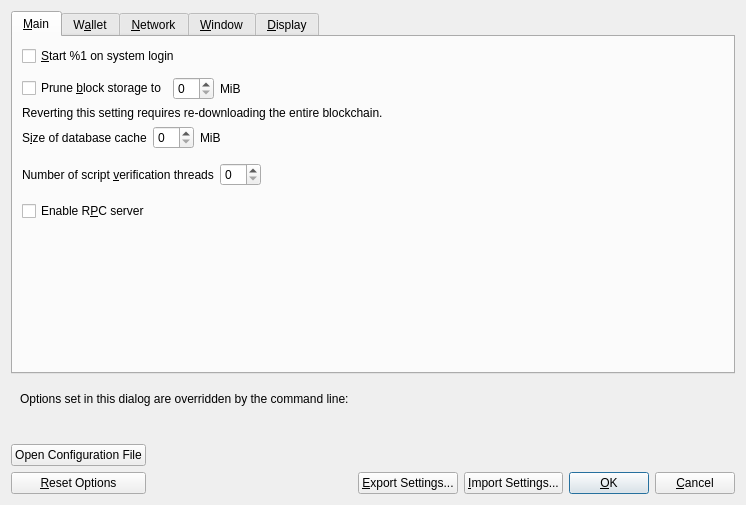
<?xml version="1.0" encoding="UTF-8"?>
<ui version="4.0">
 <class>OptionsDialog</class>
 <widget class="QDialog" name="OptionsDialog">
  <property name="geometry">
   <rect>
    <x>0</x>
    <y>0</y>
    <width>560</width>
    <height>440</height>
   </rect>
  </property>
  <property name="windowTitle">
   <string>Options</string>
  </property>
  <property name="modal">
   <bool>true</bool>
  </property>
  <layout class="QVBoxLayout" name="verticalLayout">
   <item>
    <widget class="QTabWidget" name="tabWidget">
     <property name="currentIndex">
      <number>0</number>
     </property>
     <widget class="QWidget" name="tabMain">
      <attribute name="title">
       <string>&amp;Main</string>
      </attribute>
      <layout class="QVBoxLayout" name="verticalLayout_Main">
       <item>
        <widget class="QCheckBox" name="bitcoinAtStartup">
         <property name="toolTip">
          <string>Automatically start %1 after logging in to the system.</string>
         </property>
         <property name="text">
          <string>&amp;Start %1 on system login</string>
         </property>
        </widget>
       </item>
       <item>
        <spacer name="horizontalSpacer_0_Main">
         <property name="orientation">
          <enum>Qt::Horizontal</enum>
         </property>
         <property name="sizeHint" stdset="0">
          <size>
           <width>40</width>
           <height>5</height>
          </size>
         </property>
        </spacer>
       </item>
       <item>
        <layout class="QHBoxLayout" name="horizontalLayout_Main_Prune">
         <item>
          <widget class="QCheckBox" name="prune">
           <property name="toolTip">
            <string>Enabling pruning significantly reduces the disk space required to store transactions. All blocks are still fully validated. Reverting this setting requires re-downloading the entire blockchain.</string>
           </property>
           <property name="text">
            <string>Prune &amp;block storage to</string>
           </property>
          </widget>
         </item>
         <item>
          <widget class="QSpinBox" name="pruneSizeMiB"/>
         </item>
         <item>
          <widget class="QLabel" name="pruneSizeUnitLabel">
           <property name="text">
            <string>MiB</string>
           </property>
           <property name="textFormat">
            <enum>Qt::PlainText</enum>
           </property>
          </widget>
         </item>
         <item>
          <spacer name="horizontalSpacer_Main_Prune">
           <property name="orientation">
            <enum>Qt::Horizontal</enum>
           </property>
           <property name="sizeHint" stdset="0">
            <size>
             <width>40</width>
             <height>20</height>
            </size>
           </property>
          </spacer>
         </item>
        </layout>
       </item>
       <item>
        <widget class="QLabel" name="pruneWarning">
         <property name="text">
          <string>Reverting this setting requires re-downloading the entire blockchain.</string>
         </property>
         <property name="textFormat">
          <enum>Qt::PlainText</enum>
         </property>
        </widget>
       </item>
       <item>
        <layout class="QHBoxLayout" name="horizontalLayout_2_Main">
         <item>
          <widget class="QLabel" name="databaseCacheLabel">
           <property name="toolTip">
            <string extracomment="Tooltip text for Options window setting that sets the size of the database cache. Explains the corresponding effects of increasing/decreasing this value.">Maximum database cache size. A larger cache can contribute to faster sync, after which the benefit is less pronounced for most use cases. Lowering the cache size will reduce memory usage. Unused mempool memory is shared for this cache.</string>
           </property>
           <property name="text">
            <string>S&amp;ize of database cache</string>
           </property>
           <property name="textFormat">
            <enum>Qt::PlainText</enum>
           </property>
           <property name="buddy">
            <cstring>databaseCache</cstring>
           </property>
          </widget>
         </item>
         <item>
          <widget class="QSpinBox" name="databaseCache"/>
         </item>
         <item>
          <widget class="QLabel" name="databaseCacheUnitLabel">
           <property name="text">
            <string>MiB</string>
           </property>
           <property name="textFormat">
            <enum>Qt::PlainText</enum>
           </property>
          </widget>
         </item>
         <item>
          <spacer name="horizontalSpacer_2_Main">
           <property name="orientation">
            <enum>Qt::Horizontal</enum>
           </property>
           <property name="sizeHint" stdset="0">
            <size>
             <width>40</width>
             <height>20</height>
            </size>
           </property>
          </spacer>
         </item>
        </layout>
       </item>
       <item>
        <layout class="QHBoxLayout" name="horizontalLayout_Main_VerifyLabel">
         <item>
          <widget class="QLabel" name="threadsScriptVerifLabel">
           <property name="toolTip">
            <string extracomment="Tooltip text for Options window setting that sets the number of script verification threads. Explains that negative values mean to leave these many cores free to the system.">Set the number of script verification threads. Negative values correspond to the number of cores you want to leave free to the system.</string>
           </property>
           <property name="text">
            <string>Number of script &amp;verification threads</string>
           </property>
           <property name="textFormat">
            <enum>Qt::PlainText</enum>
           </property>
           <property name="buddy">
            <cstring>threadsScriptVerif</cstring>
           </property>
          </widget>
         </item>
         <item>
          <widget class="QSpinBox" name="threadsScriptVerif">
           <property name="toolTip">
            <string>(0 = auto, &lt;0 = leave that many cores free)</string>
           </property>
          </widget>
         </item>
         <item>
          <spacer name="horizontalSpacer_Main_Threads">
           <property name="orientation">
            <enum>Qt::Horizontal</enum>
           </property>
           <property name="sizeHint" stdset="0">
            <size>
             <width>40</width>
             <height>40</height>
            </size>
           </property>
          </spacer>
         </item>
        </layout>
       </item>
       <item>
        <widget class="QCheckBox" name="enableServer">
         <property name="toolTip">
          <string extracomment="Tooltip text for Options window setting that enables the RPC server.">This allows you or a third party tool to communicate with the node through command-line and JSON-RPC commands.</string>
         </property>
         <property name="text">
          <string extracomment="An Options window setting to enable the RPC server.">Enable R&amp;PC server</string>
         </property>
        </widget>
       </item>
       <item>
        <spacer name="verticalSpacer_Main">
         <property name="orientation">
          <enum>Qt::Vertical</enum>
         </property>
         <property name="sizeHint" stdset="0">
          <size>
           <width>20</width>
           <height>40</height>
          </size>
         </property>
        </spacer>
       </item>
      </layout>
     </widget>
     <widget class="QWidget" name="tabWallet">
      <attribute name="title">
       <string>W&amp;allet</string>
      </attribute>
      <layout class="QVBoxLayout" name="verticalLayout_Wallet">
       <item>
        <widget class="QCheckBox" name="subFeeFromAmount">
         <property name="toolTip">
          <string extracomment="Tooltip text for Options window setting that sets subtracting the fee from a sending amount as default.">Whether to set subtract fee from amount as default or not.</string>
         </property>
         <property name="text">
          <string extracomment="An Options window setting to set subtracting the fee from a sending amount as default.">Subtract &amp;fee from amount by default</string>
         </property>
        </widget>
       </item>
       <item>
        <layout class="QHBoxLayout">
         <item>
          <widget class="QLabel">
           <property name="text">
            <string>Address type:</string>
           </property>
           <property name="buddy">
            <cstring>addressType</cstring>
           </property>
          </widget>
         </item>
         <item>
          <widget class="QValueComboBox" name="addressType">
           <property name="toolTip">
            <string>Choose the default address type to select when receiving coins.</string>
           </property>
          </widget>
         </item>
        </layout>
       </item>
       <item>
        <widget class="QGroupBox" name="groupBox">
         <property name="title">
          <string>Expert</string>
         </property>
         <layout class="QVBoxLayout" name="verticalLayout_2">
          <item>
           <widget class="QCheckBox" name="coinControlFeatures">
            <property name="toolTip">
             <string>Whether to show coin control features or not.</string>
            </property>
            <property name="text">
             <string>Enable co&amp;in control features</string>
            </property>
           </widget>
          </item>
          <item>
           <widget class="QCheckBox" name="spendZeroConfChange">
            <property name="toolTip">
             <string>If you disable the spending of unconfirmed change, the change from a transaction cannot be used until that transaction has at least one confirmation. This also affects how your balance is computed.</string>
            </property>
            <property name="text">
             <string>&amp;Spend unconfirmed change</string>
            </property>
           </widget>
          </item>
          <item>
           <widget class="QCheckBox" name="m_enable_psbt_controls">
            <property name="text">
             <string extracomment="An options window setting to enable PSBT controls.">Enable &amp;PSBT controls</string>
            </property>
            <property name="toolTip">
             <string extracomment="Tooltip text for options window setting that enables PSBT controls.">Whether to show PSBT controls.</string>
            </property>
           </widget>
          </item>
         </layout>
        </widget>
       </item>
       <item>
        <widget class="QGroupBox" name="groupBoxHww">
         <property name="title">
          <string>External Signer (e.g. hardware wallet)</string>
         </property>
         <layout class="QVBoxLayout" name="verticalLayoutHww">
          <item>
           <layout class="QHBoxLayout" name="horizontalLayoutHww">
            <item>
             <widget class="QLabel" name="externalSignerPathLabel">
              <property name="text">
               <string>&amp;External signer script path</string>
              </property>
              <property name="buddy">
               <cstring>externalSignerPath</cstring>
              </property>
             </widget>
            </item>
            <item>
             <widget class="QLineEdit" name="externalSignerPath">
              <property name="toolTip">
               <string>Full path to a %1 compatible script (e.g. C:\Downloads\hwi.exe or /Users/you/Downloads/hwi.py). Beware: malware can steal your coins!</string>
              </property>
             </widget>
            </item>
           </layout>
          </item>
         </layout>
        </widget>
       </item>
       <item>
        <spacer name="verticalSpacer_Wallet">
         <property name="orientation">
          <enum>Qt::Vertical</enum>
         </property>
         <property name="sizeHint" stdset="0">
          <size>
           <width>20</width>
           <height>40</height>
          </size>
         </property>
        </spacer>
       </item>
      </layout>
     </widget>
     <widget class="QWidget" name="tabNetwork">
      <attribute name="title">
       <string>&amp;Network</string>
      </attribute>
      <layout class="QVBoxLayout" name="verticalLayout_Network">
       <item>
        <layout class="QHBoxLayout" name="horizontalLayout_Network_Port">
         <item>
          <widget class="QLabel" name="networkPortLabel">
           <property name="text">
            <string>Network &amp;port</string>
           </property>
           <property name="textFormat">
            <enum>Qt::PlainText</enum>
           </property>
           <property name="buddy">
            <cstring>networkPort</cstring>
           </property>
          </widget>
         </item>
         <item>
          <widget class="QLineEdit" name="networkPort">
           <property name="minimumSize">
            <size>
             <width>55</width>
             <height>0</height>
            </size>
           </property>
           <property name="maximumSize">
            <size>
             <width>55</width>
             <height>16777215</height>
            </size>
           </property>
           <property name="toolTip">
            <string>Network port (e.g. 8333)</string>
           </property>
          </widget>
         </item>
         <item>
          <spacer name="horizontalSpacer_Network_Port">
           <property name="orientation">
            <enum>Qt::Horizontal</enum>
           </property>
           <property name="sizeHint" stdset="0">
            <size>
             <width>40</width>
             <height>20</height>
            </size>
           </property>
          </spacer>
         </item>
        </layout>
       </item>
       <item>
        <widget class="QCheckBox" name="mapPortUpnp">
         <property name="toolTip">
          <string>Automatically open the Bitcoin client port on the router. This only works when your router supports UPnP and it is enabled.</string>
         </property>
         <property name="text">
          <string>Map port using &amp;UPnP</string>
         </property>
        </widget>
       </item>
       <item>
        <widget class="QCheckBox" name="mapPortNatpmp">
         <property name="toolTip">
          <string>Automatically open the Bitcoin client port on the router. This only works when your router supports NAT-PMP and it is enabled. The external port could be random.</string>
         </property>
         <property name="text">
          <string>Map port using NA&amp;T-PMP</string>
         </property>
        </widget>
       </item>
       <item>
        <widget class="QCheckBox" name="allowIncoming">
         <property name="toolTip">
          <string>Accept connections from outside.</string>
         </property>
         <property name="text">
          <string>Allow incomin&amp;g connections</string>
         </property>
        </widget>
       </item>
       <item>
        <widget class="QCheckBox" name="connectSocks">
         <property name="toolTip">
          <string>Connect to the Bitcoin network through a SOCKS5 proxy.</string>
         </property>
         <property name="text">
          <string>Connect through &amp;SOCKS5 proxy (default proxy):</string>
         </property>
        </widget>
       </item>
       <item>
        <layout class="QHBoxLayout" name="horizontalLayout_1_Network">
         <item>
          <widget class="QLabel" name="proxyIpLabel">
           <property name="text">
            <string>Proxy &amp;IP:</string>
           </property>
           <property name="textFormat">
            <enum>Qt::PlainText</enum>
           </property>
           <property name="buddy">
            <cstring>proxyIp</cstring>
           </property>
          </widget>
         </item>
         <item>
          <widget class="QValidatedLineEdit" name="proxyIp">
           <property name="minimumSize">
            <size>
             <width>140</width>
             <height>0</height>
            </size>
           </property>
           <property name="maximumSize">
            <size>
             <width>140</width>
             <height>16777215</height>
            </size>
           </property>
           <property name="toolTip">
            <string>IP address of the proxy (e.g. IPv4: 127.0.0.1 / IPv6: ::1)</string>
           </property>
          </widget>
         </item>
         <item>
          <widget class="QLabel" name="proxyPortLabel">
           <property name="text">
            <string>&amp;Port:</string>
           </property>
           <property name="textFormat">
            <enum>Qt::PlainText</enum>
           </property>
           <property name="buddy">
            <cstring>proxyPort</cstring>
           </property>
          </widget>
         </item>
         <item>
          <widget class="QLineEdit" name="proxyPort">
           <property name="minimumSize">
            <size>
             <width>55</width>
             <height>0</height>
            </size>
           </property>
           <property name="maximumSize">
            <size>
             <width>55</width>
             <height>16777215</height>
            </size>
           </property>
           <property name="toolTip">
            <string>Port of the proxy (e.g. 9050)</string>
           </property>
          </widget>
         </item>
         <item>
          <spacer name="horizontalSpacer_1_Network">
           <property name="orientation">
            <enum>Qt::Horizontal</enum>
           </property>
           <property name="sizeHint" stdset="0">
            <size>
             <width>40</width>
             <height>20</height>
            </size>
           </property>
          </spacer>
         </item>
        </layout>
       </item>
       <item>
        <layout class="QHBoxLayout" name="horizontalLayout_2_Network">
         <item>
          <widget class="QLabel" name="proxyActiveNets">
           <property name="text">
            <string>Used for reaching peers via:</string>
           </property>
           <property name="textFormat">
            <enum>Qt::PlainText</enum>
           </property>
          </widget>
         </item>
         <item>
          <widget class="QCheckBox" name="proxyReachIPv4">
           <property name="enabled">
            <bool>false</bool>
           </property>
           <property name="toolTip">
            <string>Shows if the supplied default SOCKS5 proxy is used to reach peers via this network type.</string>
           </property>
           <property name="text">
            <string/>
           </property>
          </widget>
         </item>
         <item>
          <widget class="QLabel" name="proxyReachIPv4Label">
           <property name="text">
            <string>IPv4</string>
           </property>
           <property name="textFormat">
            <enum>Qt::PlainText</enum>
           </property>
          </widget>
         </item>
         <item>
          <widget class="QCheckBox" name="proxyReachIPv6">
           <property name="enabled">
            <bool>false</bool>
           </property>
           <property name="toolTip">
            <string>Shows if the supplied default SOCKS5 proxy is used to reach peers via this network type.</string>
           </property>
           <property name="text">
            <string/>
           </property>
          </widget>
         </item>
         <item>
          <widget class="QLabel" name="proxyReachIPv6Label">
           <property name="text">
            <string>IPv6</string>
           </property>
           <property name="textFormat">
            <enum>Qt::PlainText</enum>
           </property>
          </widget>
         </item>
         <item>
          <widget class="QCheckBox" name="proxyReachTor">
           <property name="enabled">
            <bool>false</bool>
           </property>
           <property name="toolTip">
            <string>Shows if the supplied default SOCKS5 proxy is used to reach peers via this network type.</string>
           </property>
           <property name="text">
            <string/>
           </property>
          </widget>
         </item>
         <item>
          <widget class="QLabel" name="proxyReachTorLabel">
           <property name="text">
            <string>Tor</string>
           </property>
           <property name="textFormat">
            <enum>Qt::PlainText</enum>
           </property>
          </widget>
         </item>
         <item>
          <spacer name="horizontalSpacer_2_Network">
           <property name="orientation">
            <enum>Qt::Horizontal</enum>
           </property>
           <property name="sizeHint" stdset="0">
            <size>
             <width>40</width>
             <height>20</height>
            </size>
           </property>
          </spacer>
         </item>
        </layout>
       </item>
       <item>
        <widget class="QCheckBox" name="connectSocksTor">
         <property name="toolTip">
          <string>Connect to the Bitcoin network through a separate SOCKS5 proxy for Tor onion services.</string>
         </property>
         <property name="text">
          <string>Use separate SOCKS&amp;5 proxy to reach peers via Tor onion services:</string>
         </property>
        </widget>
       </item>
       <item>
        <layout class="QHBoxLayout" name="horizontalLayout_3_Network">
         <item>
          <widget class="QLabel" name="proxyIpTorLabel">
           <property name="text">
            <string>Proxy &amp;IP:</string>
           </property>
           <property name="textFormat">
            <enum>Qt::PlainText</enum>
           </property>
           <property name="buddy">
            <cstring>proxyIpTor</cstring>
           </property>
          </widget>
         </item>
         <item>
          <widget class="QValidatedLineEdit" name="proxyIpTor">
           <property name="minimumSize">
            <size>
             <width>140</width>
             <height>0</height>
            </size>
           </property>
           <property name="maximumSize">
            <size>
             <width>140</width>
             <height>16777215</height>
            </size>
           </property>
           <property name="toolTip">
            <string>IP address of the proxy (e.g. IPv4: 127.0.0.1 / IPv6: ::1)</string>
           </property>
          </widget>
         </item>
         <item>
          <widget class="QLabel" name="proxyPortTorLabel">
           <property name="text">
            <string>&amp;Port:</string>
           </property>
           <property name="textFormat">
            <enum>Qt::PlainText</enum>
           </property>
           <property name="buddy">
            <cstring>proxyPortTor</cstring>
           </property>
          </widget>
         </item>
         <item>
          <widget class="QLineEdit" name="proxyPortTor">
           <property name="minimumSize">
            <size>
             <width>55</width>
             <height>0</height>
            </size>
           </property>
           <property name="maximumSize">
            <size>
             <width>55</width>
             <height>16777215</height>
            </size>
           </property>
           <property name="toolTip">
            <string>Port of the proxy (e.g. 9050)</string>
           </property>
          </widget>
         </item>
         <item>
          <spacer name="horizontalSpacer_4_Network">
           <property name="orientation">
            <enum>Qt::Horizontal</enum>
           </property>
           <property name="sizeHint" stdset="0">
            <size>
             <width>40</width>
             <height>20</height>
            </size>
           </property>
          </spacer>
         </item>
        </layout>
       </item>
       <item>
        <layout class="QHBoxLayout" name="horizontalLayout_maxuploadtarget">
         <item>
          <widget class="QCheckBox" name="maxuploadtargetCheckbox">
           <property name="text">
            <string>Try to keep upload traffic under</string>
           </property>
          </widget>
         </item>
         <item>
          <widget class="QSpinBox" name="maxuploadtarget"/>
         </item>
         <item>
          <widget class="QLabel" name="maxuploadtargetUnitLabel">
           <property name="text">
            <string>MiB per day</string>
           </property>
           <property name="textFormat">
            <enum>Qt::PlainText</enum>
           </property>
           <property name="buddy">
            <cstring>maxuploadtargetCheckbox</cstring>
           </property>
          </widget>
         </item>
         <item>
          <spacer name="horizontalSpacer_maxuploadtarget">
           <property name="orientation">
            <enum>Qt::Horizontal</enum>
           </property>
           <property name="sizeHint" stdset="0">
            <size>
             <width>40</width>
             <height>20</height>
            </size>
           </property>
          </spacer>
         </item>
        </layout>
       </item>
       <item>
        <widget class="QCheckBox" name="peerbloomfilters">
         <property name="toolTip">
          <string>Support filtering of blocks and transaction with bloom filters</string>
         </property>
         <property name="text">
          <string>Provide search services for light clients</string>
         </property>
        </widget>
       </item>
       <item>
        <widget class="QCheckBox" name="peerblockfilters">
         <property name="toolTip">
          <string>Generate compact block filters and allow peers to download them</string>
         </property>
         <property name="text">
          <string>Provide compact block filters for light clients</string>
         </property>
        </widget>
       </item>
       <item>
        <spacer name="verticalSpacer_Network">
         <property name="orientation">
          <enum>Qt::Vertical</enum>
         </property>
         <property name="sizeHint" stdset="0">
          <size>
           <width>20</width>
           <height>40</height>
          </size>
         </property>
        </spacer>
       </item>
      </layout>
     </widget>
     <widget class="QWidget" name="tabWindow">
      <attribute name="title">
       <string>&amp;Window</string>
      </attribute>
      <layout class="QVBoxLayout" name="verticalLayout_Window">
       <item>
        <widget class="QCheckBox" name="showTrayIcon">
         <property name="toolTip">
          <string>Show the icon in the system tray.</string>
         </property>
         <property name="text">
          <string>&amp;Show tray icon</string>
         </property>
         <property name="checked">
          <bool>true</bool>
         </property>
        </widget>
       </item>
       <item>
        <widget class="QCheckBox" name="minimizeToTray">
         <property name="toolTip">
          <string>Show only a tray icon after minimizing the window.</string>
         </property>
         <property name="text">
          <string>Minimize to the &amp;tray instead of the taskbar</string>
         </property>
        </widget>
       </item>
       <item>
        <widget class="QCheckBox" name="minimizeOnClose">
         <property name="toolTip">
          <string>Minimize instead of exit the application when the window is closed. When this option is enabled, the application will be closed only after selecting Exit in the menu.</string>
         </property>
         <property name="text">
          <string>M&amp;inimize on close</string>
         </property>
        </widget>
       </item>
       <item>
        <spacer name="verticalSpacer_Window">
         <property name="orientation">
          <enum>Qt::Vertical</enum>
         </property>
         <property name="sizeHint" stdset="0">
          <size>
           <width>20</width>
           <height>40</height>
          </size>
         </property>
        </spacer>
       </item>
      </layout>
     </widget>
     <widget class="QWidget" name="tabDisplay">
      <attribute name="title">
       <string>&amp;Display</string>
      </attribute>
      <layout class="QVBoxLayout" name="verticalLayout_Display">
       <item>
        <layout class="QHBoxLayout" name="horizontalLayout_1_Display">
         <item>
          <widget class="QLabel" name="langLabel">
           <property name="text">
            <string>User Interface &amp;language:</string>
           </property>
           <property name="textFormat">
            <enum>Qt::PlainText</enum>
           </property>
           <property name="buddy">
            <cstring>lang</cstring>
           </property>
          </widget>
         </item>
         <item>
          <widget class="QValueComboBox" name="lang">
           <property name="toolTip">
            <string>The user interface language can be set here. This setting will take effect after restarting %1.</string>
           </property>
          </widget>
         </item>
        </layout>
       </item>
       <item>
        <layout class="QHBoxLayout" name="horizontalLayout_2_Display">
         <item>
          <widget class="QLabel" name="unitLabel">
           <property name="text">
            <string>&amp;Unit to show amounts in:</string>
           </property>
           <property name="textFormat">
            <enum>Qt::PlainText</enum>
           </property>
           <property name="buddy">
            <cstring>unit</cstring>
           </property>
          </widget>
         </item>
         <item>
          <widget class="QValueComboBox" name="unit">
           <property name="toolTip">
            <string>Choose the default subdivision unit to show in the interface and when sending coins.</string>
           </property>
          </widget>
         </item>
        </layout>
       </item>
       <item>
        <widget class="QCheckBox" name="displayAddresses">
         <property name="toolTip">
          <string>Whether to show Bitcoin addresses in the transaction list or not.</string>
         </property>
         <property name="text">
          <string>&amp;Display addresses in transaction list</string>
         </property>
        </widget>
       </item>
       <item>
        <layout class="QHBoxLayout" name="horizontalLayout_3_Display">
         <item>
          <widget class="QLabel" name="thirdPartyTxUrlsLabel">
           <property name="toolTip">
            <string>Third-party URLs (e.g. a block explorer) that appear in the transactions tab as context menu items. %s in the URL is replaced by transaction hash. Multiple URLs are separated by vertical bar |.</string>
           </property>
           <property name="text">
            <string>&amp;Third-party transaction URLs:</string>
           </property>
           <property name="buddy">
            <cstring>thirdPartyTxUrls</cstring>
           </property>
          </widget>
         </item>
         <item>
          <widget class="QLineEdit" name="thirdPartyTxUrls">
           <property name="toolTip">
            <string>Third-party URLs (e.g. a block explorer) that appear in the transactions tab as context menu items. %s in the URL is replaced by transaction hash. Multiple URLs are separated by vertical bar |.</string>
           </property>
           <property name="placeholderText">
            <string notr="true">https://example.com/tx/%s</string>
           </property>
          </widget>
         </item>
        </layout>
       </item>
       <item>
        <layout class="QHBoxLayout" name="horizontalLayout_4_Display">
         <item>
          <widget class="QLabel" name="moneyFontLabel">
           <property name="text">
            <string>Font in the Overview tab: </string>
           </property>
           <property name="buddy">
            <cstring>moneyFont</cstring>
           </property>
          </widget>
         </item>
         <item>
          <widget class="QComboBox" name="moneyFont"/>
         </item>
         <item>
          <widget class="QLabel" name="moneyFont_preview">
           <property name="text">
            <string notr="true">111.11111111 BTC
909.09090909 BTC</string>
           </property>
          </widget>
         </item>
        </layout>
       </item>
       <item>
        <layout class="QHBoxLayout" name="horizontalLayout_qrFont">
         <item>
          <widget class="QLabel" name="qrFontLabel">
           <property name="text">
            <string>Font in QR Codes: </string>
           </property>
           <property name="buddy">
            <cstring>qrFont</cstring>
           </property>
          </widget>
         </item>
         <item>
          <widget class="QComboBox" name="qrFont"/>
         </item>
         <item>
          <widget class="QLabel" name="qrFont_preview">
           <property name="text">
            <string notr="true">1NS17iag9jJgT…
bc1p2q3rvn3gp…</string>
           </property>
          </widget>
         </item>
        </layout>
       </item>
       <item>
        <widget class="QCheckBox" name="peersTabAlternatingRowColors">
         <property name="toolTip">
          <string>Alternate the row colors for the &quot;Peers&quot; and &quot;Banned peers&quot; tables in the Peers tab.</string>
         </property>
         <property name="text">
          <string>Alternate row colors in the Peers tab</string>
         </property>
        </widget>
       </item>
       <item>
        <spacer name="verticalSpacer_Display">
         <property name="orientation">
          <enum>Qt::Vertical</enum>
         </property>
         <property name="sizeHint" stdset="0">
          <size>
           <width>20</width>
           <height>40</height>
          </size>
         </property>
        </spacer>
       </item>
      </layout>
     </widget>
    </widget>
   </item>
   <item>
    <widget class="QFrame" name="frame">
     <layout class="QVBoxLayout" name="verticalLayout_Bottom">
      <item>
       <layout class="QHBoxLayout" name="horizontalLayout_Bottom">
        <item>
         <widget class="QLabel" name="overriddenByCommandLineInfoLabel">
          <property name="text">
           <string>Options set in this dialog are overridden by the command line:</string>
          </property>
          <property name="textFormat">
           <enum>Qt::PlainText</enum>
          </property>
         </widget>
        </item>
        <item>
         <spacer name="horizontalSpacer_Bottom">
          <property name="orientation">
           <enum>Qt::Horizontal</enum>
          </property>
          <property name="sizeHint" stdset="0">
           <size>
            <width>40</width>
            <height>20</height>
           </size>
          </property>
         </spacer>
        </item>
       </layout>
      </item>
      <item>
       <widget class="QLabel" name="overriddenByCommandLineLabel">
        <property name="text">
         <string/>
        </property>
        <property name="textFormat">
         <enum>Qt::PlainText</enum>
        </property>
        <property name="wordWrap">
         <bool>true</bool>
        </property>
       </widget>
      </item>
     </layout>
    </widget>
   </item>
   <item>
    <layout class="QHBoxLayout" name="horizontalLayout_Buttons">
     <item>
      <layout class="QVBoxLayout" name="verticalLayout_Buttons">
       <item>
        <widget class="QPushButton" name="openBitcoinConfButton">
         <property name="toolTip">
          <string>Open the %1 configuration file from the working directory.</string>
         </property>
         <property name="text">
          <string>Open Configuration File</string>
         </property>
         <property name="autoDefault">
          <bool>false</bool>
         </property>
        </widget>
       </item>
       <item>
        <widget class="QPushButton" name="resetButton">
         <property name="toolTip">
          <string>Reset all client options to default.</string>
         </property>
         <property name="text">
          <string>&amp;Reset Options</string>
         </property>
         <property name="autoDefault">
          <bool>false</bool>
         </property>
        </widget>
       </item>
      </layout>
     </item>
     <item>
      <spacer name="horizontalSpacer_1">
       <property name="orientation">
        <enum>Qt::Horizontal</enum>
       </property>
       <property name="sizeHint" stdset="0">
        <size>
         <width>40</width>
         <height>48</height>
        </size>
       </property>
      </spacer>
     </item>
     <item>
      <widget class="QLabel" name="statusLabel">
       <property name="minimumSize">
        <size>
         <width>200</width>
         <height>0</height>
        </size>
       </property>
       <property name="font">
        <font>
         <weight>75</weight>
         <bold>true</bold>
        </font>
       </property>
       <property name="text">
        <string/>
       </property>
       <property name="textFormat">
        <enum>Qt::PlainText</enum>
       </property>
       <property name="wordWrap">
        <bool>true</bool>
       </property>
      </widget>
     </item>
     <item>
      <spacer name="horizontalSpacer_2">
       <property name="orientation">
        <enum>Qt::Horizontal</enum>
       </property>
       <property name="sizeHint" stdset="0">
        <size>
         <width>40</width>
         <height>48</height>
        </size>
       </property>
      </spacer>
     </item>
     <item>
      <layout class="QVBoxLayout" name="verticalLayout_4">
       <item>
        <spacer name="verticalSpacer">
         <property name="orientation">
          <enum>Qt::Vertical</enum>
         </property>
         <property name="sizeHint" stdset="0">
          <size>
           <width>20</width>
           <height>40</height>
          </size>
         </property>
        </spacer>
       </item>
       <item>
        <layout class="QHBoxLayout" name="horizontalLayout">
         <item>
          <widget class="QPushButton" name="exportSettingsButton">
           <property name="text">
            <string>&amp;Export Settings...</string>
           </property>
           <property name="toolTip">
            <string>Export current settings to a JSON file</string>
           </property>
           <property name="autoDefault">
            <bool>false</bool>
           </property>
          </widget>
         </item>
         <item>
          <widget class="QPushButton" name="importSettingsButton">
           <property name="text">
            <string>&amp;Import Settings...</string>
           </property>
           <property name="toolTip">
            <string>Import settings from a JSON file</string>
           </property>
           <property name="autoDefault">
            <bool>false</bool>
           </property>
          </widget>
         </item>
         <item>
          <spacer name="horizontalSpacer_Buttons">
           <property name="orientation">
            <enum>Qt::Horizontal</enum>
           </property>
           <property name="sizeHint" stdset="0">
            <size>
             <width>40</width>
             <height>20</height>
            </size>
           </property>
          </spacer>
         </item>
         <item>
          <widget class="QPushButton" name="okButton">
           <property name="text">
            <string>&amp;OK</string>
           </property>
           <property name="autoDefault">
            <bool>false</bool>
           </property>
           <property name="default">
            <bool>true</bool>
           </property>
          </widget>
         </item>
         <item>
          <widget class="QPushButton" name="cancelButton">
           <property name="text">
            <string>&amp;Cancel</string>
           </property>
           <property name="autoDefault">
            <bool>false</bool>
           </property>
          </widget>
         </item>
        </layout>
       </item>
      </layout>
     </item>
    </layout>
   </item>
  </layout>
 </widget>
 <customwidgets>
  <customwidget>
   <class>QValidatedLineEdit</class>
   <extends>QLineEdit</extends>
   <header>qt/qvalidatedlineedit.h</header>
  </customwidget>
  <customwidget>
   <class>QValueComboBox</class>
   <extends>QComboBox</extends>
   <header>qt/qvaluecombobox.h</header>
  </customwidget>
 </customwidgets>
 <resources/>
 <connections/>
</ui>
